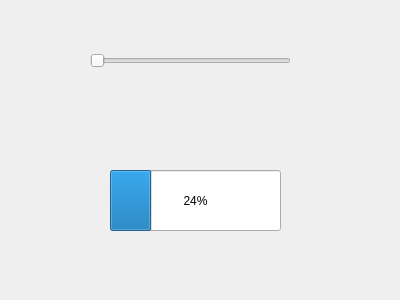
<?xml version="1.0" encoding="UTF-8"?>
<ui version="4.0">
 <class>zad</class>
 <widget class="QDialog" name="zad">
  <property name="geometry">
   <rect>
    <x>0</x>
    <y>0</y>
    <width>400</width>
    <height>300</height>
   </rect>
  </property>
  <property name="windowTitle">
   <string>Dialog</string>
  </property>
  <widget class="QProgressBar" name="progressBar">
   <property name="geometry">
    <rect>
     <x>110</x>
     <y>170</y>
     <width>171</width>
     <height>61</height>
    </rect>
   </property>
   <property name="value">
    <number>24</number>
   </property>
  </widget>
  <widget class="QSlider" name="horizontalSlider">
   <property name="geometry">
    <rect>
     <x>90</x>
     <y>40</y>
     <width>201</width>
     <height>41</height>
    </rect>
   </property>
   <property name="orientation">
    <enum>Qt::Horizontal</enum>
   </property>
  </widget>
 </widget>
 <resources/>
 <connections/>
</ui>
